Frame 1 (no input): blank canvas, image omitted
Frame 60 (no input): blank canvas, image omitted
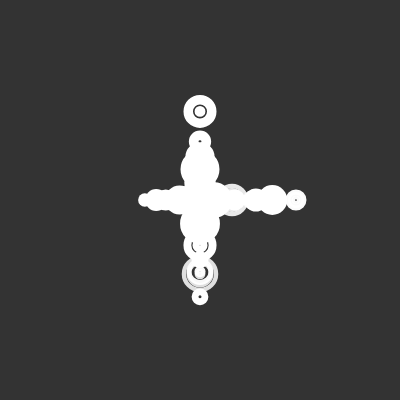
Frame 120 (the mouse pressed at the canvas centre since frame 60)

The p5.js sketch whose frames 1 and 60 were blank and that drew this single picture after the mouse press (run headless with seeded random() and noise() and a simulated clock; from frame 60 on, the mouse is pressed at the canvas centre):

// p5.js sketch
// ── sketch.js
let particles = [];

function setup() {
    createCanvas(400, 400);

    background(51);

}

function draw() {
    background(51);

    if (mouseIsPressed) {
        let p = new Particle(mouseX, mouseY);
        particles.push(p);
    }

    for (let i = 0; i < particles.length; i++) {
        particles[i].display();
        particles[i].update();
        particles[i].checkEdges();
    }

    for (let i = 0; i < particles.length; i++) {
        if (particles[i].lifespan < 0) {
            particles.splice(i, 1);
        }
    }

}

// function keyPressed() {
//
//     if (key == 'x') {
//         for (var i = 0; i < NUM_OF_PARTICLES; i++) {
//             if (Math.random() < 0.1)
//                 circleColors[i] = color(255, 0, 0);
//             else
//                 circleColors[i] = color(random(255), random(255), random(255), 150);
//         }
//         return;
//     }
//
//     let c;
//     if (key == 'w') {
//         c = color(255, 150);
//     } else if (key == 'r') {
//         c = color(255, 0, 0, 150);
//     } else if (key == 'g') {
//         c = color(0, 255, 0, 150);
//     } else if (key == 'b') {
//         c = color(0, 0, 255, 150);
//     }
//
//     for (var i = 0; i < NUM_OF_PARTICLES; i++) {
//         circleColors[i] = c;
//     }
// }

// ── Particle.js
class Particle {
    constructor(xPos, yPos) {
        this.id = random(1);
        this.lifespan = random(255, 500);
        this.radius = random(5, 15);
        this.xPos = xPos;
        this.yPos = yPos;
        this.xVel = random(-2, 2);
        this.yVel = random(-2, 2);
        this.partColor = color(255, 255, 255, 150);
    }

    newId() {
        this.id = random(1);
    }

    display() {
        if (this.id < 0.33) {
            noStroke();
            fill(255, this.lifespan);
            ellipse(this.xPos, this.yPos, this.radius * 2, this.radius * 2);
        } else if (this.id < 0.66) {
            noFill();
            stroke(255, this.lifespan);
            let weight = map(this.lifespan, 0, 255, 1, 5);
            strokeWeight(weight);
            ellipse(this.xPos, this.yPos, this.radius * 0.5, this.radius * 0.5);
            ellipse(this.xPos, this.yPos, this.radius * 1.75, this.radius * 1.75);
            ellipse(this.xPos, this.yPos, this.radius * 2.5, this.radius * 2.5);
        } else {
            noFill();
            stroke(255, this.lifespan);
            let weight = map(this.lifespan, 0, 255, 1, 5);
            strokeWeight(weight);
            ellipse(this.xPos, this.yPos, this.radius * 0.5, this.radius * 0.5);
            ellipse(this.xPos, this.yPos, this.radius * 1.75, this.radius * 1.75);
        }

    }

    update() {
        if (this.id < 0.5) {
            this.xPos += this.xVel;
        } else {
            this.yPos += this.yVel;
        }

        this.lifespan--;

    }

    checkEdges() {
        if (this.xPos < 0) {
            this.xPos = 1;
            this.xVel *= -1;
        } else if (this.xPos > width) {
            this.xPos = width - 1;
            this.xVel *= -1;
        }

        if (this.yPos < 0) {
            this.yPos = 1;
            this.yVel *= -1;
        } else if (this.yPos > height) {
            this.yPos = height -1;
            this.yVel *= -1;
        }
    }
}
